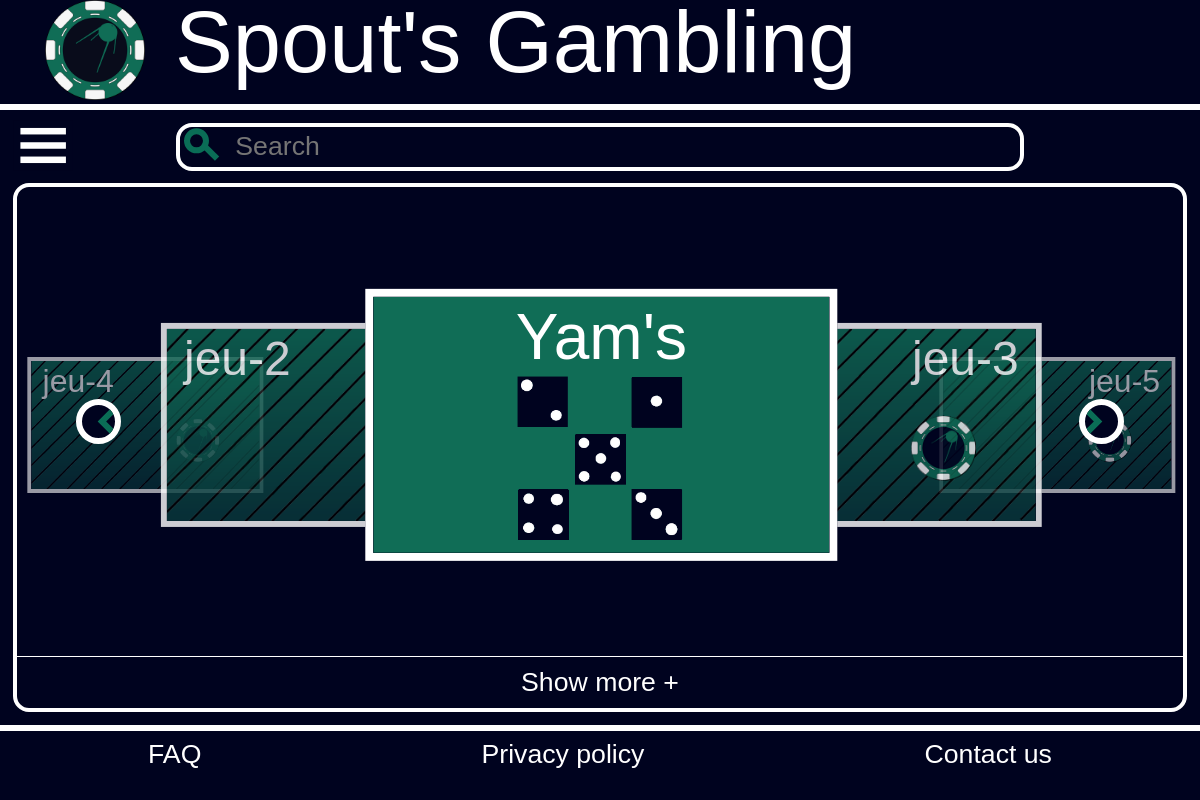
The page / on the database its author committed.
### tables this page shows
CREATE TABLE `game` (
  `id_game` int(11) NOT NULL,
  `nom_game` varchar(250) NOT NULL,
  `description_game` varchar(500) DEFAULT NULL,
  `image_game` varchar(500) NOT NULL,
  `image_profil_game` varchar(255) NOT NULL,
  `regles_game` varchar(1000) NOT NULL,
  `code_game` varchar(1000) NOT NULL,
  `effet_sonore_game` varchar(250) DEFAULT NULL
);

### content/carousel.php (the view, shortened to what this page needs)
<?php
    $link_include = $_SERVER['DOCUMENT_ROOT'];
    include $link_include."/ressources/fonctions/info_base_donnee.php";
?>
<div class="rech_jeux">
    <div class="div_barre_rech">
        <div class="barre_rech clair_sombre">
            <div class="barre_rech_loupe" id="barre_rech_loupe" onclick="animation_loupe(this)">
                <div class="cercle_loupe"></div>
                <div class="barre_loupe"></div>
            </div>
            <div></div>
            <div>
                <input type="text" name="recherche" placeholder="<?php echo w_rb_rechecher?>" class="rech_barre clair_sombre" id="search_game" onfocus="anim_loupe()" onfocusout="stop_anim_loupe()">
            </div>
        </div>
    </div>
    <div class="cont_jeux clair_sombre" id="cont_jeux">
        <div class="cont_carousel">
            <div class="ratio_keeper">
                <div class="carousel_jeux">
                    <?php
                        $DB_game = $access_bdd ;
                        $game_carousel = "SELECT * FROM game ORDER BY id_game LIMIT 5";
                        $games_carousel = $DB_game->query($game_carousel);
                        $game_car_list = $games_carousel->fetchALL();
                    ?>
                    <div class="jeux_tendance c_dd" onclick="fleche_droite_action(this)">
                        <div class="car_droite_droite jeux_tendance_content clair_sombre" id="game_class_4">
                            <div class="jeux_tendance_contenu clair_sombre" id="/<?php echo $lang ?>/game/<?php echo $game_car_list[4]['id_game']; ?>">
                                <div class="jeux_pres_content">
                                    <div class="jeux_pres_titre"><?php echo $game_car_list[4]['nom_game']; ?></div>
                                    <div class="jeux_pres_img">
                                        <img class="jeux_img_fichier" src="<?php echo "/ressources/img/game/".$game_car_list[4]['image_game']; ?>" alt="">
                                    </div>
                                </div>
                            </div>
                        </div>
                    </div>
                    <div class="jeux_tendance c_gg" onclick="fleche_gauche_action(this)">
                        <div class="car_gauche_gauche jeux_tendance_content clair_sombre" id="game_class_-4">
                            <div class="jeux_tendance_contenu clair_sombre" id="/<?php echo $lang ?>/game/<?php echo $game_car_list[3]['id_game']; ?>">
                                <div class="jeux_pres_content">
                                    <div class="jeux_pres_titre"><?php echo $game_car_list[3]['nom_game']; ?></div>
                                    <div class="jeux_pres_img">
                                        <img class="jeux_img_fichier" src="<?php echo "/ressources/img/game/".$game_car_list[3]['image_game']; ?>" alt="">
                                    </div>
                                </div>
                            </div>
                        </div>
                    </div>
                    <div class="jeux_tendance c_d" onclick="fleche_droite_action(this)">
                        <div class="car_droite jeux_tendance_content clair_sombre" id="game_class_2">
                            <div class="jeux_tendance_contenu clair_sombre" id="/<?php echo $lang ?>/game/<?php echo $game_car_list[2]['id_game']; ?>">
                                <div class="jeux_pres_content">
                                    <div class="jeux_pres_titre"><?php echo $game_car_list[2]['nom_game']; ?></div>
                                    <div class="jeux_pres_img">
                                        <img class="jeux_img_fichier" src="<?php echo "/ressources/img/game/".$game_car_list[2]['image_game']; ?>" alt="">
                                    </div>
                                </div>
                            </div>
                        </div>
                    </div>
                    <div class="jeux_tendance c_g" onclick="fleche_gauche_action(this)">
                        <div class="car_gauche jeux_tendance_content clair_sombre" id="game_class_-2">
                            <div class="jeux_tendance_contenu clair_sombre" id="/<?php echo $lang ?>/game/<?php echo $game_car_list[1]['id_game']; ?>">
                                <div class="jeux_pres_content">
                                    <div class="jeux_pres_titre"><?php echo $game_car_list[1]['nom_game']; ?></div>
                                    <div class="jeux_pres_img">
                                        <img class="jeux_img_fichier" src="<?php echo "/ressources/img/game/".$game_car_list[1]['image_game']; ?>" alt="">
                                    </div>
                                </div>
                            </div>
                        </div>
                    </div>
                    <div class="jeux_tendance c_c">
                        <a class="lien_jeu_centre" href="/<?php echo $lang ?>/game/<?php echo $game_car_list[0]['id_game']; ?>">
                            <div class="car_centre jeux_tendance_content clair_sombre" id="game_class_0">
                                <div class="jeux_tendance_contenu clair_sombre" id="/<?php echo $lang ?>/game/<?php echo $game_car_list[0]['id_game']; ?>">
                                    <div class="jeux_pres_content">
                                        <div class="jeux_pres_titre"><?php echo $game_car_list[0]['nom_game']; ?></div>
                                        <div class="jeux_pres_img">
                                            <img class="jeux_img_fichier" src="<?php echo "/ressources/img/game/".$game_car_list[0]['image_game']; ?>" alt="">
                                        </div>
                                    </div>
                                </div>
                            </div>
                        </a>
                    </div>
                </div>
            </div>
            <div class="fleche_content fleche_gauche_content">
                <div class="fleche_rond ga clair_sombre" onclick="fleche_gauche_action(this)">
                    <div class="fleche_carre ga"></div>
                </div>
            </div>
            <div class="fleche_content fleche_droite_content">
                <div class="fleche_rond dr clair_sombre" onclick="fleche_droite_action(this)">
                    <div class="fleche_carre dr"></div>
                </div>
            </div>
        </div>
        <div class="div_bouton_plus_de_jeux bouton_plus" onclick="afficher_plus()">
            <?php echo w_carousel_affiche_plus ?>
        </div>
    </div>
</div>
<link rel="stylesheet" href="/ressources/css/carousel.css">

### index.php (shortened to what this page needs)
<?php
    $link_include = $_SERVER['DOCUMENT_ROOT'];
    include $link_include.'/ressources/fonctions/info_base_donnee.php';
    if(isset($_GET['lang'])){
        $lang = $_GET['lang'];
    } else{
        $lang = substr($_SERVER['HTTP_ACCEPT_LANGUAGE'], 0, 2);
    };
    $link_include = $_SERVER['DOCUMENT_ROOT']
?>
<head>
    <link rel="stylesheet" href="/ressources/css/general.css">
    <link rel="stylesheet" href="/ressources/css/contenu.css">
    <link rel="stylesheet" href="/ressources/css/contenu_droite.css">
    <link rel="stylesheet" href="/ressources/css/barre_recherche.css">
    <link rel="stylesheet" href="/ressources/css/contenant_jeux.css">
    <link rel="stylesheet" href="/ressources/css/page_text.css">
    <link rel="stylesheet" href="https://use.typekit.net/gox3mgc.css">
</head>
<body aria-hidden="true" class="clair_sombre scrollbar">
    <?php
    if(isset($content) && $content == "inscription"){
        include $link_include."/content/inscription.php";
    }else if (isset($content) && $content == "connexion"){
        include $link_include."/content/connexion.php";
    }else if (isset($content) && $content == "ticket"){
        include $link_include."/content/ticket.php";
    }else if (isset($content) && $content == "result"){
        include $link_include."/content/result.php";
    }else{
    ?>
        <div class="body_equiv">
            <?php include $link_include."/element/entete.php" ;?>
            <div class="contenu_page clair_sombre">
                <?php include $link_include."/element/barre_gauche.php"; ?>
                <div class="contenu_droite clair_sombre">
                    <div class='contenu_centre'>
                        <?php
                            if (isset($_GET["content"])){
                                $inclut = $link_include."/content/".$_GET["content"].".php";
                                if (file_exists($inclut)) {
                                    include $inclut;
                                } else{
                                    include $link_include."/content/404.php" ;
                                }
                            } else {
                                    include $link_include."/content/carousel.php";
                            }
                        ?>
                    </div>
                </div>
            </div>
            <?php include $link_include."/element/pied_page.php"; ?>
        </div>
    <?php
    };
?>
</body>
</html>

### element/entete.php (shortened to what this page needs)
<div class="entete clair_sombre">
    <div class="entete_content">
        <a href="/<?php echo $lang?>/" title="Spout's Gambling">
            <div class="entete_inline">
                <img class="logo_entete" src="/ressources/img/logo/logo_spoutsgambling.png" alt="Spout's Gambling Logo">
            </div>
        </a>
        <a href="/<?php echo $lang?>/" title="Spout's Gambling">
        </a>
        <a href="/<?php echo $lang?>/" title="Spout's Gambling">
            <div class="div_titre_entete entete_inline">
                <div class="titre_entete">
                    <div class="one_titre_entete">Spout's </div>
                    <div class="two_titre_entete">Gambling</div>
                </div>
            </div>
        </a>
    </div>
</div>
<link rel="stylesheet" href="/ressources/css/entete.css">

### element/barre_gauche.php (shortened to what this page needs)
<div class="menu_gauche clair_sombre">
    <div class="">
        <div class="button_carre" onclick="barre_gauche_deploiement(this)">
            <div class="button_bar1"></div>
            <div class="button_bar2"></div>
            <div class="button_bar3"></div>
        </div>
    </div>
</div>
<link rel="stylesheet" href="/ressources/css/barre_gauche.css">

### element/pied_page.php
<div class="pied_page clair_sombre" style="text-overflow: ellipsis;">
    <div class="pied_page_div">
        <a href="/<?php echo $lang?>/faq/">
            <div class="pied_page_nom"><?php echo w_pp_faq ?></div>
        </a>
    </div>
    <div class="pied_page_div">
        <a href="/<?php echo $lang?>/text/privacy_policy">
            <div class="pied_page_nom"><?php echo w_pp_politique_conf ?></div>
        </a>
    </div>
    <div class="pied_page_div">
        <a href="/<?php echo $lang?>/text/">
            <div class="pied_page_nom"><?php echo w_pp_contact_us ?></div>
        </a>
    </div>
</div>
<link rel="stylesheet" href="/ressources/css/pied_page.css">

### ressources/css/general.css (style rules this page uses)
html, body { font-family: myriad-pro, sans-serif; font-weight: 400; font-style: normal; width: 100%; height: 100%; }
body { margin: 0; height: 100%; }
.body_equiv { height: 100%; font-size: 20pt; display: grid; margin: 0; padding: 0; height: 100%; grid-template-columns: 100%; grid-template-rows: 110px auto 75px; }
.clair_sombre { transition: all 150ms; }
.sombre { color: white; background-color: #00031F; border-color: white; }
.sombre a { color: white; text-decoration: none; }

### ressources/css/contenu.css (style rules this page uses)
.contenu_page { display: inline-grid; }
@media (min-width: 850px) { .contenu_page { grid-template-columns: 0 auto; } }

### ressources/css/contenu_droite.css (style rules this page uses)
.contenu_droite { display: grid; grid-template-columns: auto 0; width: 100%; max-width: 100%; min-height: 200px; user-select: none; }
.contenu_centre { height: 100%; width: 100%; transition: margin-left 1s, width 1s; }
.rech_jeux { height: 100%; width: 100%; margin-left: 0; margin-right: 0; display: grid; grid-template-rows: min-content auto; }
.jeux_img_fichier { width: 100%; }
.jeux_pres_content { position: relative; height: 100%; width: 100%; cursor: pointer; overflow: hidden; }
.jeux_pres_titre { position: absolute; top: 0; bottom: 50%; right: 5%; left: 5%; z-index: 1; }
.jeux_pres_img { position: absolute; top: 0; bottom: 0; right: 0; left: 0; transition: transform 250ms; }

### ressources/css/barre_recherche.css (style rules this page uses)
.div_barre_rech { text-align: center; padding: 12.5px 0; height: min-content; }
.barre_rech { display: grid; grid-template-columns: 30pt 10pt auto; height: 30pt; margin: auto; width: 70%; border: 4px solid; border-radius: 12pt; user-select: none; overflow: hidden; }
.barre_rech_loupe { cursor: pointer; }
.cercle_loupe { height: 10pt; width: 10pt; border: 5pt solid #0A6D56; border-radius: 10pt; transition: transform 0.5s; transform: translate(3pt, 1pt); }
.barre_loupe { width: 15pt; border-top: 5pt solid #0A6D56; transition: transform 0.5s; transform: translate(15pt, -2.5pt) rotate(405deg); }
.rech_barre { outline: none; vertical-align: middle; width: 100%; height: 100%; font-size: 20pt; background-color: transparent; margin: auto; border: none; }

### ressources/css/contenant_jeux.css (style rules this page uses)
.cont_jeux { display: grid; grid-template-rows: auto max-content; border: 3pt solid; margin: 0 10pt 10pt 10pt; border-radius: 12pt; vertical-align: middle; }
.div_bouton_plus_de_jeux { cursor: pointer; vertical-align: middle; text-align: center; border-top: 1pt solid; padding: 10px; }

### ressources/css/entete.css (style rules this page uses)
.entete { display: inline-block; overflow: hidden; border-bottom: solid 6.5px; height: calc(100% - 6.5px); z-index: 102; user-select: none; }
.entete_content { display: grid; width: max-content; height: 100%; grid-template-columns: 100px 30px max-content; margin-left: 45px; }
.entete_inline { display: inline-block; }
.logo_entete { width: 100px; user-select: none; }
.div_titre_entete { width: max-content; transform: translate(0, -7px); }
@media (min-width: 850px) { .one_titre_entete, .two_titre_entete { display: inline-block; } }
@media (min-width: 850px) { .titre_entete { font-size: 65pt; } }

### ressources/css/barre_gauche.css (style rules this page uses)
@media (min-width: 850px) { .menu_gauche { width: 300px; display: grid; grid-template-rows: 0 auto; border-right: 6.5px solid; transform: translate(-100%, 0); transition: all 100ms, transform 0.5s; z-index: 100; } }
@media (min-width: 850px) { .button_carre { user-select: none; display: inline-block; cursor: pointer; transform: translate(245pt, 16px) scale(1.3); transition: transform 0.6s; visibility: visible; padding: 0 5px; background-color: #00031F; } }
.button_bar1, .button_bar2, .button_bar3 { width: 35px; height: 5px; margin: 6px 0; transition: all 100ms, transform 0.4s; }
.sombre .button_bar1, .sombre .button_bar2, .sombre .button_bar3 { width: 35px; height: 5px; background-color: white; margin: 6px 0; }

### ressources/css/pied_page.css (style rules this page uses)
.pied_page { display: grid; padding: 8px; width: calc(100% - 2 * 8px); height: max-content; text-align: center; border-top: solid 6.5px; z-index: 2; }
@media (min-width: 850px) { .pied_page { grid-template-columns: repeat(3, auto); font-size: 20pt; } }
.pied_page_div { vertical-align: middle; height: max-content; }

### rows shown on the page
game: nom_game "jeu-5", image_game (picture)
game: nom_game "jeu-4", image_game (picture)
game: nom_game "jeu-3", image_game (picture)
game: nom_game "jeu-2", image_game (picture)
game: nom_game "Yam's", image_game (picture)

### other values the page prints
w_carousel_affiche_plus "Show more +"
w_pp_faq "FAQ"
w_pp_politique_conf "Privacy policy"
w_pp_contact_us "Contact us"
